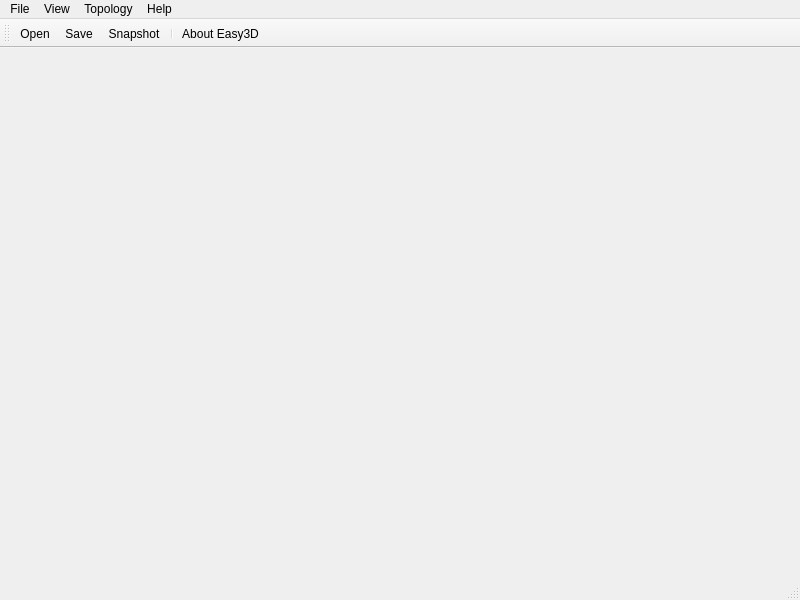
<?xml version="1.0" encoding="UTF-8"?>
<ui version="4.0">
 <class>MainWindow</class>
 <widget class="QMainWindow" name="MainWindow">
  <property name="geometry">
   <rect>
    <x>0</x>
    <y>0</y>
    <width>800</width>
    <height>600</height>
   </rect>
  </property>
  <property name="minimumSize">
   <size>
    <width>800</width>
    <height>600</height>
   </size>
  </property>
  <property name="windowTitle">
   <string>MainWindow</string>
  </property>
  <widget class="QWidget" name="centralWidget"/>
  <widget class="QMenuBar" name="menuBar">
   <property name="geometry">
    <rect>
     <x>0</x>
     <y>0</y>
     <width>800</width>
     <height>17</height>
    </rect>
   </property>
   <widget class="QMenu" name="menuFile">
    <property name="title">
     <string>File</string>
    </property>
    <widget class="QMenu" name="menuRecentFiles">
     <property name="title">
      <string>Recent Files</string>
     </property>
     <addaction name="separator"/>
     <addaction name="actionClearRecentFiles"/>
    </widget>
    <addaction name="actionOpen"/>
    <addaction name="actionSave"/>
    <addaction name="separator"/>
    <addaction name="menuRecentFiles"/>
    <addaction name="separator"/>
    <addaction name="actionExit"/>
   </widget>
   <widget class="QMenu" name="menuView">
    <property name="title">
     <string>View</string>
    </property>
    <addaction name="actionSnapshot"/>
    <addaction name="separator"/>
    <addaction name="actionBackgroundColor"/>
   </widget>
   <widget class="QMenu" name="menuHelp">
    <property name="title">
     <string>Help</string>
    </property>
    <addaction name="actionAbout"/>
   </widget>
   <widget class="QMenu" name="menuTopology">
    <property name="title">
     <string>Topology</string>
    </property>
    <addaction name="actionTopologyStatistics"/>
    <addaction name="separator"/>
   </widget>
   <addaction name="menuFile"/>
   <addaction name="menuView"/>
   <addaction name="menuTopology"/>
   <addaction name="menuHelp"/>
  </widget>
  <widget class="QToolBar" name="mainToolBar">
   <attribute name="toolBarArea">
    <enum>TopToolBarArea</enum>
   </attribute>
   <attribute name="toolBarBreak">
    <bool>false</bool>
   </attribute>
   <addaction name="actionOpen"/>
   <addaction name="actionSave"/>
   <addaction name="actionSnapshot"/>
   <addaction name="separator"/>
   <addaction name="actionAbout"/>
  </widget>
  <widget class="QStatusBar" name="statusBar"/>
  <action name="actionOpen">
   <property name="icon">
    <iconset>
     <normaloff>:/resources/icons/fileopen.png</normaloff>:/resources/icons/fileopen.png</iconset>
   </property>
   <property name="text">
    <string>Open</string>
   </property>
   <property name="shortcut">
    <string>Ctrl+O</string>
   </property>
  </action>
  <action name="actionSave">
   <property name="icon">
    <iconset>
     <normaloff>:/resources/icons/filesave.png</normaloff>:/resources/icons/filesave.png</iconset>
   </property>
   <property name="text">
    <string>Save</string>
   </property>
   <property name="shortcut">
    <string>Ctrl+S</string>
   </property>
  </action>
  <action name="actionExit">
   <property name="icon">
    <iconset>
     <normaloff>:/resources/icons/exit.png</normaloff>:/resources/icons/exit.png</iconset>
   </property>
   <property name="text">
    <string>Exit</string>
   </property>
   <property name="shortcut">
    <string>Ctrl+Q</string>
   </property>
  </action>
  <action name="actionAbout">
   <property name="icon">
    <iconset>
     <normaloff>:/resources/icons/help.png</normaloff>:/resources/icons/help.png</iconset>
   </property>
   <property name="text">
    <string>About Easy3D</string>
   </property>
   <property name="toolTip">
    <string>About Easy3D</string>
   </property>
  </action>
  <action name="actionClearRecentFiles">
   <property name="icon">
    <iconset>
     <normaloff>:/resources/icons/clear.png</normaloff>:/resources/icons/clear.png</iconset>
   </property>
   <property name="text">
    <string>Clear</string>
   </property>
  </action>
  <action name="actionSnapshot">
   <property name="icon">
    <iconset>
     <normaloff>:/resources/icons/snap_shot.png</normaloff>:/resources/icons/snap_shot.png</iconset>
   </property>
   <property name="text">
    <string>Snapshot</string>
   </property>
   <property name="shortcut">
    <string>S</string>
   </property>
  </action>
  <action name="actionBackgroundColor">
   <property name="text">
    <string>Background Color</string>
   </property>
  </action>
  <action name="actionTopologyStatistics">
   <property name="text">
    <string>Show Statistics</string>
   </property>
  </action>
 </widget>
 <layoutdefault spacing="6" margin="11"/>
 <resources/>
 <connections/>
</ui>
